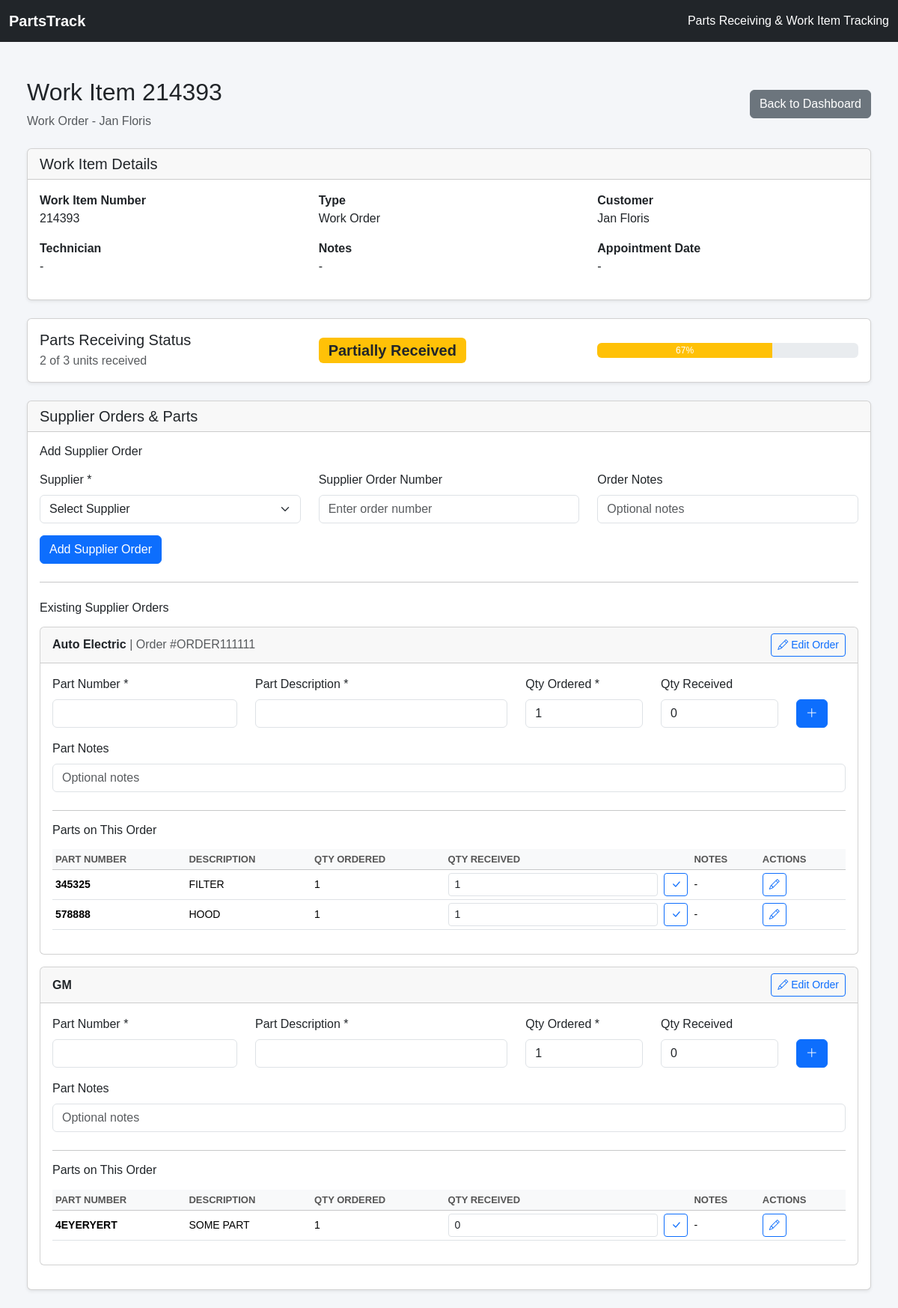
The page /work-item/2 on the database its author committed.
### app/models.py (models this page shows, shortened)
class WorkItem(db.Model):
    id = db.Column(db.Integer, primary_key=True)
    number = db.Column(db.String(50), nullable=False)
    type = db.Column(db.String(50), nullable=False)
    customer = db.Column(db.String(150), nullable=False)
    technician = db.Column(db.String(100), nullable=True)
    notes = db.Column(db.Text, nullable=True)
    appointment_date = db.Column(
        db.Date,
        nullable=True
    )
    is_archived = db.Column(
        db.Boolean,
        default=False,
        nullable=False
    )
    created_at = db.Column(
        db.DateTime,
        default=lambda: datetime.now(timezone.utc),
        nullable=False
    )
    parts_orders = db.relationship(
        "PartsOrder",
        backref="work_item",
        cascade="all, delete-orphan"
    )

class PartsOrder(db.Model):
    id = db.Column(db.Integer, primary_key=True)
    work_item_id = db.Column(
        db.Integer,
        db.ForeignKey("work_item.id"),
        nullable=False
    )
    supplier = db.Column(
        db.String(150),
        nullable=False
    )
    order_number = db.Column(
        db.String(100),
        nullable=True
    )
    notes = db.Column(db.Text, nullable=True)
    created_at = db.Column(
        db.DateTime,
        default=lambda: datetime.now(timezone.utc),
        nullable=False
    )
    parts = db.relationship(
        "PartLine",
        backref="parts_order",
        cascade="all, delete-orphan"
    )

class PartLine(db.Model):
    id = db.Column(db.Integer, primary_key=True)
    parts_order_id = db.Column(
        db.Integer,
        db.ForeignKey("parts_order.id"),
        nullable=False
    )
    part_number = db.Column(
        db.String(100),
        nullable=False
    )
    description = db.Column(
        db.String(250),
        nullable=True
    )
    quantity_ordered = db.Column(
        db.Integer,
        nullable=False,
        default=1
    )
    quantity_received = db.Column(
        db.Integer,
        nullable=False,
        default=0
    )
    notes = db.Column(db.Text, nullable=True)

### app/routes.py (the view)
@main.route("/work-item/<int:item_id>")
def work_item_details(item_id):
    work_item = db.get_or_404(WorkItem, item_id)
    suppliers = Supplier.query.order_by(Supplier.name.asc()).all()
    total_ordered = sum(
        part.quantity_ordered
        for order in work_item.parts_orders
        for part in order.parts
    )
    total_received = sum(
        part.quantity_received
        for order in work_item.parts_orders
        for part in order.parts
    )
    if total_ordered == 0 or total_received == 0:
        status = "Red"
    elif total_received >= total_ordered:
        status = "Green"
    else:
        status = "Yellow"
    return render_template(
        "work_item_details.html",
        work_item=work_item,
        total_ordered=total_ordered,
        total_received=total_received,
        status=status,
        suppliers=suppliers
    )

### app/templates/work_item_details.html (shortened to what this page needs)
{% extends "base.html" %}
{% block content %}
<div class="container-fluid mt-4">
    <div class="d-flex justify-content-between align-items-center mb-4">
        <div>
            <h2>Work Item {{ work_item.number }}</h2>
            <p class="text-muted mb-0">
                {{ work_item.type }} - {{ work_item.customer }}
            </p>
        </div>
        <a href="{{ url_for('main.dashboard') }}"
           class="btn btn-secondary">
            Back to Dashboard
        </a>
    </div>
    <div class="card shadow-sm mb-4">
        <div class="card-header">
            <h5 class="mb-0">Work Item Details</h5>
        </div>
        <div class="card-body">
            <div class="row">
                <div class="col-md-4 mb-3">
                    <strong>Work Item Number</strong>
                    <div>{{ work_item.number }}</div>
                </div>
                <div class="col-md-4 mb-3">
                    <strong>Type</strong>
                    <div>{{ work_item.type }}</div>
                </div>
                <div class="col-md-4 mb-3">
                    <strong>Customer</strong>
                    <div>{{ work_item.customer }}</div>
                </div>
                <div class="col-md-4 mb-3">
                    <strong>Technician</strong>
                    <div>{{ work_item.technician or "-" }}</div>
                </div>
                <div class="col-md-4 mb-3">
                    <strong>Notes</strong>
                    <div>{{ work_item.notes or "-" }}</div>
                </div>
                <div class="col-md-4 mb-3">
                    <strong>Appointment Date</strong>
                    <div>{{ work_item.appointment_date.strftime("%Y-%m-%d") if work_item.appointment_date else "-" }}</div>
                </div>
            </div>
        </div>
    </div>
    <div class="card shadow-sm mb-4">
        <div class="card-body">
            <div class="row align-items-center">
                <div class="col-md-4">
                    <h5 class="mb-1">Parts Receiving Status</h5>
                    <p class="text-muted mb-0">
                        {{ total_received }} of {{ total_ordered }} units received
                    </p>
                </div>
                <div class="col-md-4">
                    {% if status == "Green" %}
                        <span class="badge bg-success fs-5">
                            All Parts Received
                        </span>
                    {% elif status == "Yellow" %}
                        <span class="badge bg-warning text-dark fs-5">
                            Partially Received
                        </span>
                    {% else %}
                        <span class="badge bg-danger fs-5">
                            Nothing Received
                        </span>
                    {% endif %}
                </div>
                <div class="col-md-4">
                    {% if total_ordered > 0 %}
                        <div class="progress" style="height: 20px;">
                            <div class="progress-bar
                                {% if status == 'Green' %}
                                    bg-success
                                {% elif status == 'Yellow' %}
                                    bg-warning
                                {% else %}
                                    bg-danger
                                {% endif %}"
                                role="progressbar"
                                style="width: {{ (total_received / total_ordered * 100)|round|int }}%;">
                                {{ (total_received / total_ordered * 100)|round|int }}%
                            </div>
                        </div>
                    {% else %}
                        <span class="text-muted">
                            No parts ordered yet
                        </span>
                    {% endif %}
                </div>
            </div>
        </div>
    </div>
    <div class="card shadow-sm">
        <div class="card-header">
            <h5 class="mb-0">Supplier Orders & Parts</h5>
        </div>
<div class="card-body">
    <h6 class="mb-3">Add Supplier Order</h6>
    <form method="POST"
          action="{{ url_for('main.add_parts_order', item_id=work_item.id) }}">
        <div class="row">
            <div class="col-md-4 mb-3">
                <label class="form-label">Supplier *</label>
                <select name="supplier" class="form-select" required>
                    <option value="">Select Supplier</option>
                </select>
            </div>
            <div class="col-md-4 mb-3">
                <label class="form-label">Supplier Order Number</label>
                <input type="text"
                       name="order_number"
                       class="form-control"
                       placeholder="Enter order number">
            </div>
            <div class="col-md-4 mb-3">
                <label class="form-label">Order Notes</label>
                <input type="text"
                       name="notes"
                       class="form-control"
                       placeholder="Optional notes">
            </div>
        </div>
        <button type="submit" class="btn btn-primary">
            Add Supplier Order
        </button>
    </form>
    <hr class="my-4">
    <h6 class="mb-3">Existing Supplier Orders</h6>
    {% for order in work_item.parts_orders %}
        <div class="card mb-3">
            <div class="card-header d-flex justify-content-between align-items-center">
                <div>
                    <strong>{{ order.supplier }}</strong>
                    {% if order.order_number %}
                        <span class="text-muted">
                            | Order #{{ order.order_number }}
                        </span>
                    {% endif %}
                </div>
                <a href="{{ url_for('main.edit_parts_order', order_id=order.id) }}"
                class="btn btn-sm btn-outline-primary"
                title="Edit Supplier Order">
                    <i class="bi bi-pencil"></i>
                    Edit Order
                </a>
            </div>
            <div class="card-body">
                <form method="POST"
                    action="{{ url_for('main.add_part', order_id=order.id) }}"
                    class="mb-4">
                    <div class="row align-items-end">
                        <div class="col-md-3 mb-3">
                            <label class="form-label">Part Number *</label>
                            <input type="text"
                                name="part_number"
                                class="form-control"
                                required>
                        </div>
                        <div class="col-md-4 mb-3">
                            <label class="form-label">Part Description *</label>
                            <input type="text"
                                name="description"
                                class="form-control"
                                required>
                        </div>
                        <div class="col-md-2 mb-3">
                            <label class="form-label">Qty Ordered *</label>
                            <input type="number"
                                name="quantity_ordered"
                                class="form-control"
                                min="1"
                                value="1"
                                required>
                        </div>
                        <div class="col-md-2 mb-3">
                            <label class="form-label">Qty Received</label>
                            <input type="number"
                                name="quantity_received"
                                class="form-control"
                                min="0"
                                value="0"
                                required>
                        </div>
                        <div class="col-md-1 mb-3">
                            <button type="submit"
                                    class="btn btn-primary"
                                    title="Add Part">
                                <i class="bi bi-plus-lg"></i>
                            </button>
                        </div>
                    </div>
                    <div class="mb-3">
                        <label class="form-label">Part Notes</label>
                        <input type="text"
                            name="notes"
                            class="form-control"
                            placeholder="Optional notes">
                    </div>
                </form>
                <hr>
                <h6 class="mb-3">Parts on This Order</h6>
                <div class="table-responsive">
                    <table class="table table-sm table-hover align-middle">
                        <thead class="table-light">
                            <tr>
                                <th>Part Number</th>
                                <th>Description</th>
                                <th>Qty Ordered</th>
                                <th>Qty Received</th>
                                <th>Notes</th>
                                <th>Actions</th>
                            </tr>
                        </thead>
                        <tbody>
                            {% for part in order.parts %}
                            <tr>
                                <td>
                                    <strong>{{ part.part_number }}</strong>
                                </td>
                                <td>{{ part.description }}</td>
                                <td>{{ part.quantity_ordered }}</td>
                                <td style="min-width: 190px;">
                                    <form method="POST"
                                        action="{{ url_for('main.update_received', part_id=part.id) }}"
                                        class="d-flex align-items-center gap-2">
                                        <input type="number"
                                            name="quantity_received"
                                            class="form-control form-control-sm"
                                            min="0"
                                            max="{{ part.quantity_ordered }}"
                                            value="{{ part.quantity_received }}"
                                            required>
                                        <button type="submit"
                                                class="btn btn-sm btn-outline-primary"
                                                title="Update received quantity">
                                            <i class="bi bi-check-lg"></i>
                                        </button>
                                    </form>
                                </td>
                                <td>{{ part.notes or "-" }}</td>
                                <td>
                                    <a href="{{ url_for('main.edit_part', part_id=part.id) }}"
                                    class="btn btn-sm btn-outline-primary"
                                    title="Edit Part">
                                        <i class="bi bi-pencil"></i>
                                    </a>
                                </td>
                            </tr>
                            {% endfor %}
                        </tbody>
                    </table>
                </div>
            </div>
        </div>
    {% else %}
        <p class="text-muted">
            No supplier orders have been added yet.
        </p>
    {% endfor %}
</div>
    </div>
</div>
{% endblock %}

### app/static/css/style.css (style rules this page uses)
body { background-color: #f4f6f9; font-family: Arial, sans-serif; }
.table th { font-size: 13px; text-transform: uppercase; color: #555; }
.table td { font-size: 14px; }

### rows shown on the page
WorkItem: number "214393", type "Work Order", customer "Jan Floris", technician "-", notes "-", appointment_date "-"
PartsOrder: supplier "Auto Electric", order_number "ORDER111111"
PartLine: part_number "345325", description "FILTER", quantity_ordered "1", quantity_received "1", notes "-"
PartLine: part_number "578888", description "HOOD", quantity_ordered "1", quantity_received "1", notes "-"
PartsOrder: supplier "GM"
PartLine: part_number "4EYERYERT", description "SOME PART", quantity_ordered "1", quantity_received "0", notes "-"

### other values the page prints
{{ total_received }} "2"
{{ total_ordered }} "3"
{{ (total_received / total_ordered * 100)|round|int }} "67"
